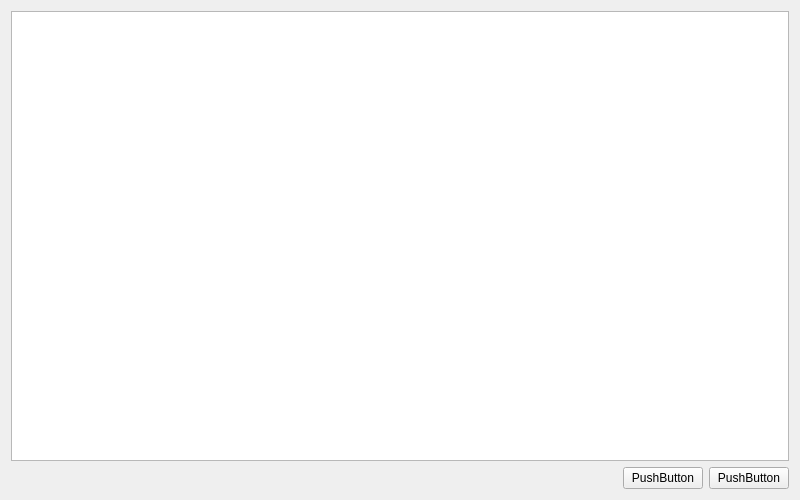
<?xml version="1.0" encoding="UTF-8"?>
<ui version="4.0">
 <class>FormProp</class>
 <widget class="QWidget" name="FormProp">
  <property name="geometry">
   <rect>
    <x>0</x>
    <y>0</y>
    <width>800</width>
    <height>500</height>
   </rect>
  </property>
  <property name="windowTitle">
   <string>Form</string>
  </property>
  <layout class="QGridLayout" name="gridLayout">
   <item row="0" column="0" colspan="3">
    <widget class="QTextEdit" name="textEdit"/>
   </item>
   <item row="1" column="0">
    <spacer name="horizontalSpacer">
     <property name="orientation">
      <enum>Qt::Horizontal</enum>
     </property>
     <property name="sizeHint" stdset="0">
      <size>
       <width>543</width>
       <height>20</height>
      </size>
     </property>
    </spacer>
   </item>
   <item row="1" column="1">
    <widget class="QPushButton" name="pushButton">
     <property name="text">
      <string>PushButton</string>
     </property>
    </widget>
   </item>
   <item row="1" column="2">
    <widget class="QPushButton" name="pushButton_2">
     <property name="text">
      <string>PushButton</string>
     </property>
    </widget>
   </item>
  </layout>
 </widget>
 <resources/>
 <connections/>
</ui>
